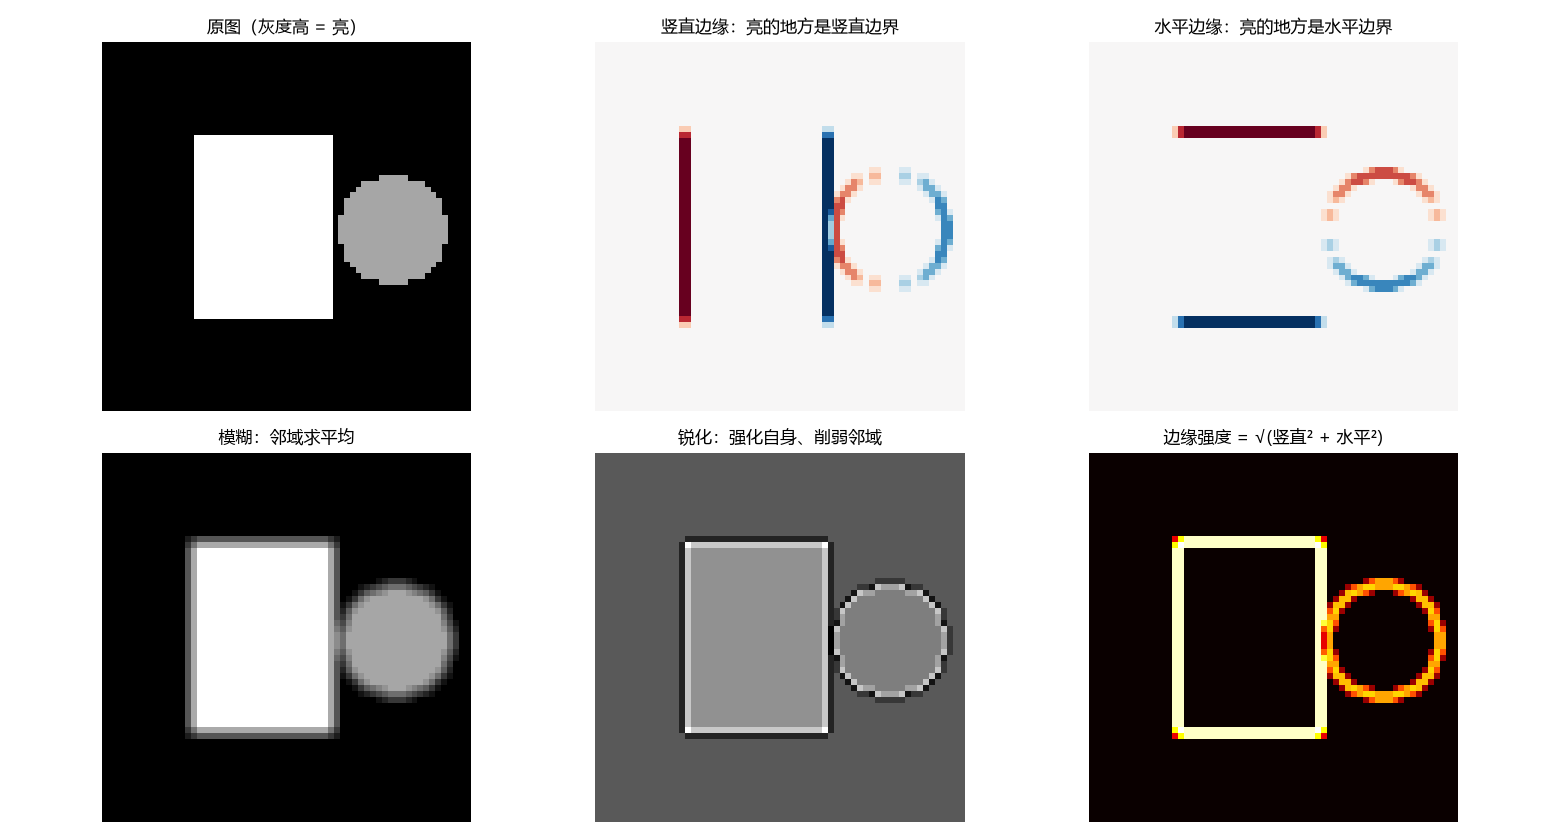

Generate this figure with Python:
# -*- coding: utf-8 -*-
"""
day9：卷积神经网络（CNN）—— 先手写一遍卷积

CNN 听起来复杂，但【核心只有 6 行】：

    for i in range(H - kh + 1):
        for j in range(W - kw + 1):
            out[i, j] = np.sum(img[i:i+kh, j:j+kw] * kernel)

一个小窗口在图上滑来滑去，每滑到一个位置就做一次「逐元素相乘再求和」。
**卷积的全部内容就是这句话。** 剩下的（多通道、步长、填充、池化、反向传播）
全是这句话的工程包装。

本脚本只做一件事：把这句话看清楚。
"""
import numpy as np
import torch
import torch.nn as nn
import matplotlib.pyplot as plt

# ============================================================
# 1. 核心：手写二维卷积
# ============================================================
# img    输入图，形状 (H, W)
# kernel 卷积核，形状 (kh, kw)
# 返回    (H-kh+1, W-kw+1) 的特征图
#
# ★ 注意输出尺寸为什么变小了：
#   窗口必须完整落在图内，所以可滑动的起点只有 H-kh+1 个。


def conv2d(img, kernel):
    kh, kw = kernel.shape
    H, W = img.shape
    out = np.zeros((H - kh + 1, W - kw + 1))
    for i in range(H - kh + 1):
        for j in range(W - kw + 1):
            # 取出一块和卷积核同样大的区域，逐元素相乘，全部加起来
            out[i, j] = np.sum(img[i:i + kh, j:j + kw] * kernel)
    return out


# ============================================================
# 2. 用一个小例子手算看清楚
# ============================================================
print("=" * 60)
print("手工演示：3x3 的图，2x2 的核")
print("=" * 60)

tiny = np.array([[1., 2., 3.],
                 [4., 5., 6.],
                 [7., 8., 9.]])
tiny_k = np.array([[1., 1.],
                   [1., 1.]])

print("输入图：")
print(tiny)
print("\n卷积核（全 1，等于求 2x2 邻域的和）：")
print(tiny_k)

print("\n窗口滑动过程（一共 (3-2+1)^2 = 4 个位置）：")
for i in range(2):
    for j in range(2):
        patch = tiny[i:i + 2, j:j + 2]
        print(f"  位置({i},{j})  取到 {patch.ravel()}  "
              f"相乘后求和 = {np.sum(patch * tiny_k):.0f}")

print("\n输出特征图：")
print(conv2d(tiny, tiny_k))

# ============================================================
# 3. 造一张图（不用下载任何数据）
# ============================================================
H = W = 64
img = np.zeros((H, W))
img[16:48, 16:40] = 1.0                       # 一个方块

yy, xx = np.mgrid[0:H, 0:W]
mask = (yy - 32) ** 2 + (xx - 50) ** 2 < 90   # 一个圆
img[mask] = 0.65

print()
print("=" * 60)
print("在 64x64 的合成图上试几种卷积核")
print("=" * 60)

kernels = {
    "竖直边缘\n(Sobel)": np.array([[-1., 0., 1.],
                                   [-2., 0., 2.],
                                   [-1., 0., 1.]]),
    "水平边缘\n(Sobel)": np.array([[-1., -2., -1.],
                                   [0., 0., 0.],
                                   [1., 2., 1.]]),
    "模糊\n(3x3 均值)": np.ones((3, 3)) / 9.0,
    "锐化":            np.array([[0., -1., 0.],
                                 [-1., 5., -1.],
                                 [0., -1., 0.]]),
}

results = {}
for name, k in kernels.items():
    results[name] = conv2d(img, k)
    print(f"  {name.replace(chr(10), ' '):16s} 卷积核形状 {k.shape}  "
          f"→ 输出形状 {results[name].shape}")

# 边缘强度 = 竖直边缘和水平边缘平方和开根号
edge_v = results["竖直边缘\n(Sobel)"]
edge_h = results["水平边缘\n(Sobel)"]
edge_mag = np.sqrt(edge_v ** 2 + edge_h ** 2)
print(f"\n  合并两者得到「边缘强度」 → 形状 {edge_mag.shape}")
print(f"  数值范围 {edge_mag.min():.2f} ~ {edge_mag.max():.2f}")

# ============================================================
# 4. 和 PyTorch 对照：同一件事
# ============================================================
print()
print("=" * 60)
print("PyTorch 的 nn.Conv2d 干的是同一件事")
print("=" * 60)

k = kernels["竖直边缘\n(Sobel)"]
conv = nn.Conv2d(in_channels=1, out_channels=1, kernel_size=3,
                 padding=0, bias=False)
conv.weight.data = torch.tensor(k, dtype=torch.float32).view(1, 1, 3, 3)

img_t = torch.tensor(img, dtype=torch.float32).view(1, 1, H, W)
with torch.no_grad():
    out_t = conv(img_t).numpy()[0, 0]

print(f"  手写 conv2d 输出形状 : {conv2d(img, k).shape}")
print(f"  nn.Conv2d  输出形状 : {out_t.shape}")
print(f"  两者是否一致         : {np.allclose(conv2d(img, k), out_t)}")
print("""
  nn.Conv2d 做的事 = 刚才那 6 行 + 三件工程包装：
     in_channels / out_channels  多通道（每个输出通道有一组核）
     kernel_size / stride / padding  窗口大小、步长、边缘补零
     bias                        每个输出通道加一个偏置
  ★ 反向传播也是自动的 —— 卷积核的梯度由 autograd 算，
    公式和全连接层一样都是「输入.T @ 误差」，只是卷积有参数共享。
""")

# ============================================================
# 5. 画图
# ============================================================
plt.rcParams.update({
    "figure.figsize": (13, 7),
    "font.size": 10,
    "font.sans-serif": ["Microsoft YaHei", "SimHei", "Noto Sans CJK SC",
                        "WenQuanYi Zen Hei", "DejaVu Sans"],
    "axes.unicode_minus": False,
})

fig, axes = plt.subplots(2, 3)
panels = [
    (img,        "原图（灰度高 = 亮）",                    "gray"),
    (results["竖直边缘\n(Sobel)"], "竖直边缘：亮的地方是竖直边界", "RdBu_r"),
    (results["水平边缘\n(Sobel)"], "水平边缘：亮的地方是水平边界", "RdBu_r"),
    (results["模糊\n(3x3 均值)"],  "模糊：邻域求平均",              "gray"),
    (results["锐化"],             "锐化：强化自身、削弱邻域",       "gray"),
    (edge_mag,   "边缘强度 = √(竖直² + 水平²)",           "hot"),
]
for ax, (data, title, cmap) in zip(axes.ravel(), panels):
    ax.imshow(data, cmap=cmap)
    ax.set_title(title, fontsize=10)
    ax.axis("off")

plt.tight_layout()
plt.savefig("day9_convolution.png", dpi=120)
print("图片已保存：day9_convolution.png")

print("""
============================================================
记住这一条
------------------------------------------------------------
**卷积核就是一组权重。** 它的数值决定了它检测什么：

    全 1 的核         → 求邻域均值（模糊）
    [-1,0,1] 的核     → 检测竖直边缘（左右差异）
    中心正、四周负     → 锐化（强化自身）

在 CNN 里，这些数值【不是人设计的，是训练出来的】。
你只需要给出「用几个核、多大」，网络自己会学出它该检测什么。

这就是 CNN 相对全连接层的两个关键优势：
    1. 参数共享  —— 同一个核扫全图，参数少得多
    2. 平移不变  —— 物体挪个位置，照样检测得到
============================================================
""")
